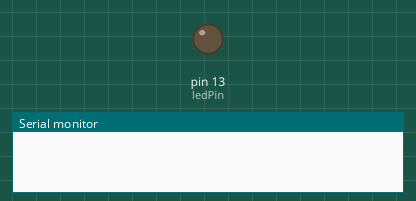
Recording of a sketch running on a simulated Arduino Uno, built with avr-gcc and run on an emulated ATmega328P. Parts: output pins drawn as LEDs (lit = HIGH), the last lines printed to the serial monitor.

Above: at 3.5 s.
At 9.8 s:
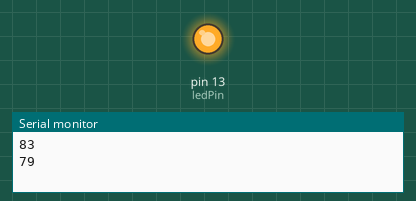
Timing chart, 0 to 18.5 s (numbered marks = the images above):
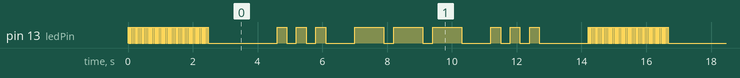

Measured:
- by itself, pin 13 (ledPin): moves between LOW and HIGH, repeating every 14.2 s
- by itself, everything shown: repeats every 14.2 s, in 20 steps

The sketch:

HW-Morse.ino
```cpp
// From http://arduino.cc/forum/index.php/topic,43903.0.html#10

byte text[] = "SOS";         // Transmittet text

// Morse code generator for the Arduino
// Transmitted text is placed in the first line
// Tempo sets the speed of a dot etc.
// Morde code was tanken from http://en.wikipedia.org/wiki/Morse_code
// Text is looping and prior to transmitting the active pin blinks rapidly
// Version 1.0, made by Fletcher Chr

int ledPin = 13;                       // Active led pin
int tempo = 300;                       // timing of one dot


void setup () {
 pinMode(ledPin, OUTPUT);
 Serial.begin(9600);
}

void start(){                         // rapid blink at startup
 for(int i = 0; i < 50; i++){
   digitalWrite(ledPin, HIGH);
   delay(25);
   digitalWrite(ledPin, LOW);
   delay(25);
 }
 delay(7 * tempo);
}

void dot() {                          // we need more dots
 digitalWrite(ledPin, HIGH);
 delay(1 * tempo);
 digitalWrite(ledPin, LOW);
 delay(1 * tempo);
}

void dash() {                        // a dash and a splash
 digitalWrite(ledPin, HIGH);
 delay(3 * tempo);
 digitalWrite(ledPin, LOW);
 delay(1 * tempo);
}

void morse(byte letter) {           // time to transmit
 Serial.println(letter, DEC);
 if (letter == 'a' or letter == 'A') {dot(); dash();}
 if (letter == 'b' or letter == 'B') {dash(); dot(); dot(); dot();}
 if (letter == 'c' or letter == 'C') {dash(); dot(); dash(); dot();}
 if (letter == 'd' or letter == 'D') {dash(); dot(); dot();}
 if (letter == 'e' or letter == 'E') {dot();}
 if (letter == 'f' or letter == 'F') {dot(); dot(); dash(); dot();}
 if (letter == 'g' or letter == 'G') {dash(); dash(); dot();}
 if (letter == 'h' or letter == 'H') {dot(); dot(); dot(); dot();}
 if (letter == 'i' or letter == 'I') {dot(); dot();}
 if (letter == 'j' or letter == 'J') {dot(); dash(); dash(); dash();}
 if (letter == 'k' or letter == 'K') {dash(); dot(); dash();}
 if (letter == 'l' or letter == 'L') {dot(); dash(); dot(); dot();}
 if (letter == 'm' or letter == 'M') {dash(); dash();}
 if (letter == 'n' or letter == 'N') {dash(); dot();}
 if (letter == 'o' or letter == 'O') {dash(); dash(); dash();}
 if (letter == 'p' or letter == 'P') {dot(); dash(); dash(); dot();}
 if (letter == 'q' or letter == 'Q') {dash(); dash(); dot(); dash();}
 if (letter == 'r' or letter == 'R') {dot(); dash(); dot();}
 if (letter == 's' or letter == 'S') {dot(); dot(); dot();}
 if (letter == 't' or letter == 'T') {dash();}
 if (letter == 'u' or letter == 'U') {dot(); dot(); dash();}
 if (letter == 'v' or letter == 'V') {dot(); dot(); dot(); dash();}
 if (letter == 'w' or letter == 'W') {dot(); dash(); dash();}
 if (letter == 'x' or letter == 'X') {dash(); dot(); dot(); dash();}
 if (letter == 'y' or letter == 'Y') {dash(); dot(); dash(); dash();}
 if (letter == 'z' or letter == 'Z') {dash(); dash(); dot(); dot();}
 if (letter == '1') {dot(); dash(); dash(); dash(); dash();}
 if (letter == '2') {dot(); dot(); dash(); dash(); dash();}
 if (letter == '3') {dot(); dot(); dot(); dash(); dash();}
 if (letter == '4') {dot(); dot(); dot(); dot(); dash();}
 if (letter == '5') {dot(); dot(); dot(); dot(); dot();}
 if (letter == '6') {dash(); dot(); dot(); dot(); dot();}
 if (letter == '7') {dash(); dash(); dot(); dot(); dot();}
 if (letter == '8') {dash(); dash(); dash(); dot(); dot();}
 if (letter == '9') {dash(); dash(); dash(); dash(); dot();}
 if (letter == '0') {dash(); dash(); dash(); dash(); dash();}
 if (letter == ' ') {delay(5 * tempo);}                        // This makes 7 * tempo for space

 // and now for some national/special letters
 // values were foundt with Serial.print(letter, DEC)

 if (letter == 166 or letter == 134) {dot(); dash(); dot(); dash();}     // æ/Æ is recognized as 166/134
 if (letter == 184 or letter == 152) {dash(); dash();dash();dot();}      // ø/Ø is recognized as 184/152
 if (letter == 165 or letter == 133) {dot();dash();dash();dot();dash();} // å/Å is recognized as 165/133

 delay(2 * tempo);      // this makes 3 * tempo for letter end, and 7 * tempo for space
}


void loop () {
 start();
 for (int i = 0; i < sizeof(text); i++) {
   morse(text[i]);
 }
}
```
